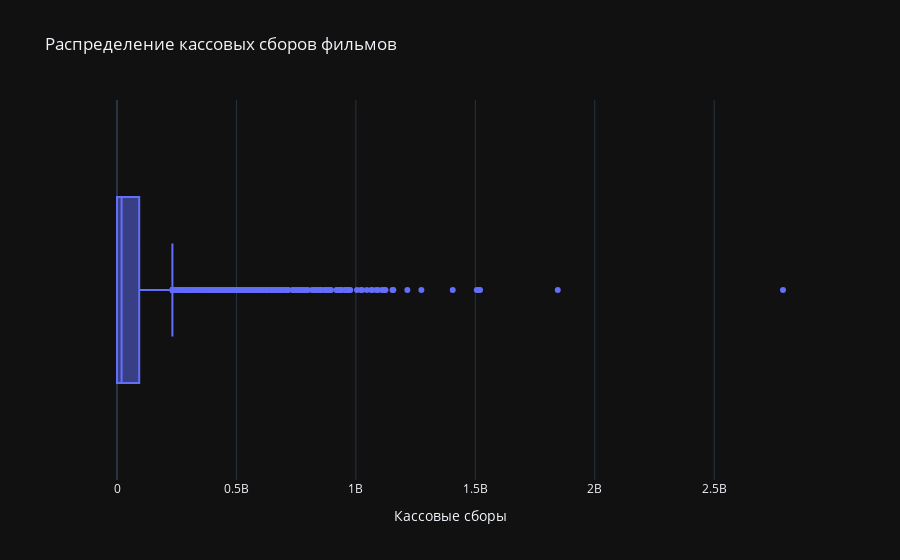

Notebook source saved alongside this figure:
### Code cell
px.box(movies_df, x='revenue', title='Распределение кассовых сборов фильмов', hover_data=["title"], labels={'revenue': 'Кассовые сборы'})

### Figure 1 — Plotly figure (JSON) as saved in the notebook; plotly's stock layout.template omitted (floating-point values rounded to 4 significant figures; data arrays with more than 128 entries replaced by an {"elided": "..."} marker saying what was removed)
{"data": [{"alignmentgroup": "True", "customdata": {"elided": "4803x1 str values"}, "hovertemplate": "Кассовые сборы=%{x}<br>title=%{customdata[0]}<extra></extra>", "legendgroup": "", "marker": {"color": "#636efa"}, "name": "", "notched": false, "offsetgroup": "", "orientation": "h", "showlegend": false, "x": {"elided": "4803 int values"}, "x0": " ", "xaxis": "x", "y0": " ", "yaxis": "y", "type": "box"}], "layout": {"xaxis": {"anchor": "y", "domain": [0.0, 1.0], "title": {"text": "Кассовые сборы"}}, "yaxis": {"anchor": "x", "domain": [0.0, 1.0]}, "legend": {"tracegroupgap": 0}, "title": {"text": "Распределение кассовых сборов фильмов"}, "boxmode": "group"}}
